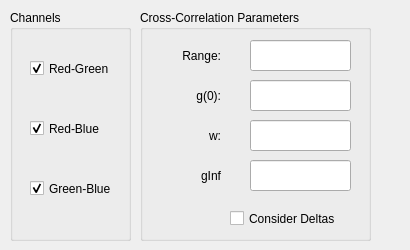
      <widget class="QWidget" name="crossCorrelationTab">
       <attribute name="title">
        <string>Cross-Correlation</string>
       </attribute>
       <widget class="QGroupBox" name="crossGroup">
        <property name="geometry">
         <rect>
          <x>140</x>
          <y>10</y>
          <width>231</width>
          <height>231</height>
         </rect>
        </property>
        <property name="title">
         <string>Cross-Correlation Parameters</string>
        </property>
        <property name="flat">
         <bool>false</bool>
        </property>
        <property name="checkable">
         <bool>false</bool>
        </property>
        <widget class="QLabel" name="crossRangeLabel">
         <property name="geometry">
          <rect>
           <x>-10</x>
           <y>30</y>
           <width>91</width>
           <height>31</height>
          </rect>
         </property>
         <property name="text">
          <string>Range:</string>
         </property>
         <property name="alignment">
          <set>Qt::AlignRight|Qt::AlignTrailing|Qt::AlignVCenter</set>
         </property>
        </widget>
        <widget class="QLabel" name="crossG0Label">
         <property name="geometry">
          <rect>
           <x>-10</x>
           <y>70</y>
           <width>91</width>
           <height>31</height>
          </rect>
         </property>
         <property name="text">
          <string>g(0):</string>
         </property>
         <property name="alignment">
          <set>Qt::AlignRight|Qt::AlignTrailing|Qt::AlignVCenter</set>
         </property>
        </widget>
        <widget class="QLabel" name="crossWLabel">
         <property name="geometry">
          <rect>
           <x>-10</x>
           <y>110</y>
           <width>91</width>
           <height>31</height>
          </rect>
         </property>
         <property name="text">
          <string>w:</string>
         </property>
         <property name="alignment">
          <set>Qt::AlignRight|Qt::AlignTrailing|Qt::AlignVCenter</set>
         </property>
        </widget>
        <widget class="QLabel" name="crossGinfLabel">
         <property name="geometry">
          <rect>
           <x>-10</x>
           <y>150</y>
           <width>91</width>
           <height>31</height>
          </rect>
         </property>
         <property name="text">
          <string>gInf</string>
         </property>
         <property name="alignment">
          <set>Qt::AlignRight|Qt::AlignTrailing|Qt::AlignVCenter</set>
         </property>
        </widget>
        <widget class="QLineEdit" name="crossRangeTextbox">
         <property name="geometry">
          <rect>
           <x>110</x>
           <y>30</y>
           <width>101</width>
           <height>31</height>
          </rect>
         </property>
        </widget>
        <widget class="QLineEdit" name="crossG0Textbox">
         <property name="geometry">
          <rect>
           <x>110</x>
           <y>70</y>
           <width>101</width>
           <height>31</height>
          </rect>
         </property>
        </widget>
        <widget class="QLineEdit" name="crossWTextbox">
         <property name="geometry">
          <rect>
           <x>110</x>
           <y>110</y>
           <width>101</width>
           <height>31</height>
          </rect>
         </property>
        </widget>
        <widget class="QLineEdit" name="crossGinfTextbox">
         <property name="geometry">
          <rect>
           <x>110</x>
           <y>150</y>
           <width>101</width>
           <height>31</height>
          </rect>
         </property>
        </widget>
       </widget>
       <widget class="QGroupBox" name="crossChannelsGroup">
        <property name="geometry">
         <rect>
          <x>10</x>
          <y>10</y>
          <width>121</width>
          <height>231</height>
         </rect>
        </property>
        <property name="title">
         <string>Channels</string>
        </property>
        <widget class="QCheckBox" name="redGreenCheckbox">
         <property name="geometry">
          <rect>
           <x>20</x>
           <y>50</y>
           <width>111</width>
           <height>17</height>
          </rect>
         </property>
         <property name="text">
          <string>Red-Green</string>
         </property>
         <property name="checked">
          <bool>true</bool>
         </property>
        </widget>
        <widget class="QCheckBox" name="redBlueCheckbox">
         <property name="geometry">
          <rect>
           <x>20</x>
           <y>110</y>
           <width>91</width>
           <height>17</height>
          </rect>
         </property>
         <property name="text">
          <string>Red-Blue</string>
         </property>
         <property name="checked">
          <bool>true</bool>
         </property>
        </widget>
        <widget class="QCheckBox" name="greenBlueCheckbox">
         <property name="geometry">
          <rect>
           <x>20</x>
           <y>170</y>
           <width>111</width>
           <height>17</height>
          </rect>
         </property>
         <property name="text">
          <string>Green-Blue</string>
         </property>
         <property name="checked">
          <bool>true</bool>
         </property>
        </widget>
       </widget>
       <widget class="QCheckBox" name="crossDeltasCheckbox">
        <property name="geometry">
         <rect>
          <x>230</x>
          <y>210</y>
          <width>171</width>
          <height>17</height>
         </rect>
        </property>
        <property name="text">
         <string>Consider Deltas</string>
        </property>
       </widget>
      </widget>
